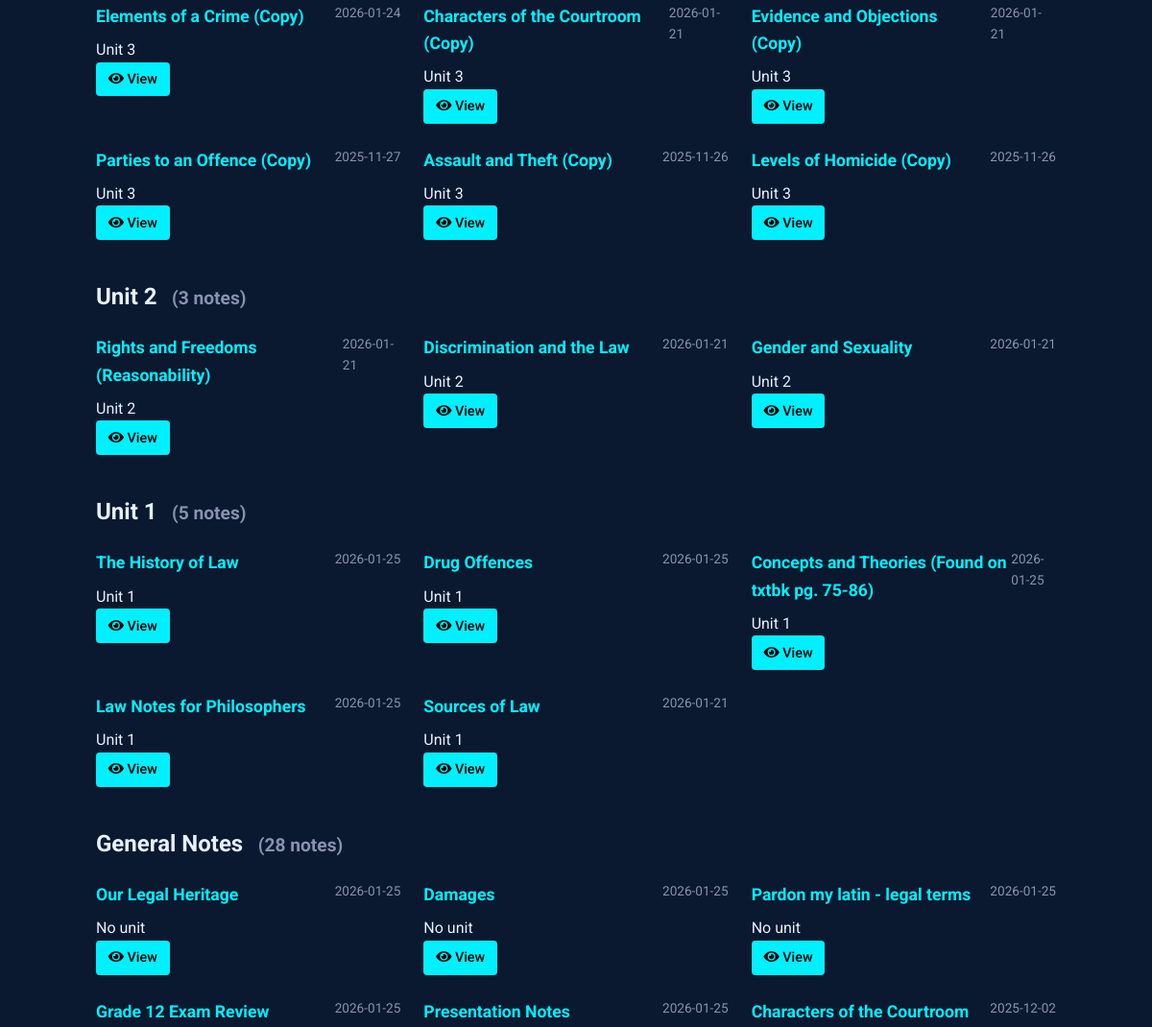
/notes (middle part), run on an earlier commit of the app's database.
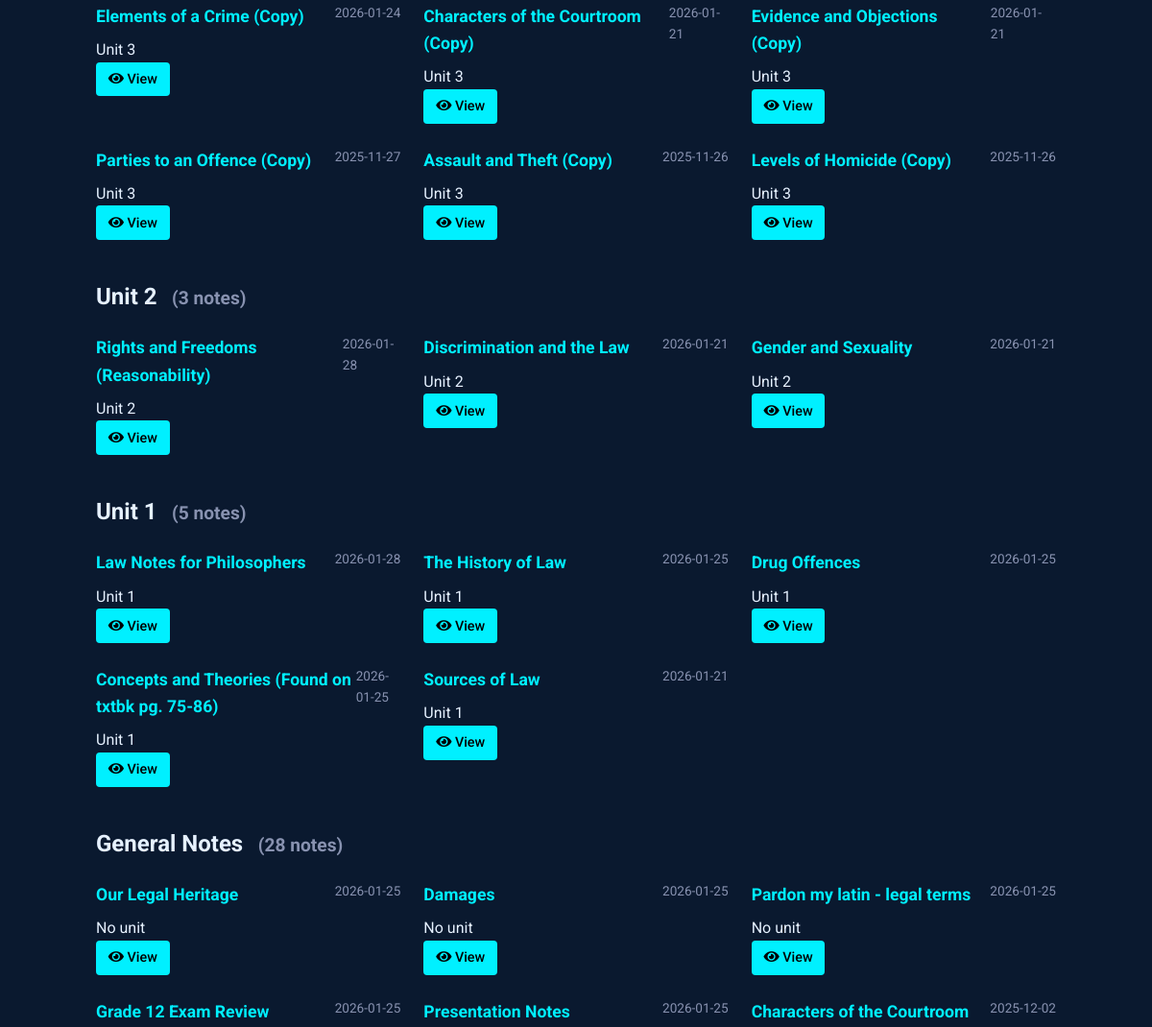
And on a later commit of the database.
### tables this page shows
CREATE TABLE notes (
    id INTEGER PRIMARY KEY AUTOINCREMENT,
    title TEXT NOT NULL,                -- short title for the note
    content TEXT NOT NULL,              -- the full note text
    unit_number INTEGER,                -- optional: to group with course units
    tags TEXT,                          -- comma-separated or JSON for filtering/search
    related_entries TEXT,               -- store glossary ids (e.g., "1,4,5") for cross-linking
    created_at TIMESTAMP DEFAULT CURRENT_TIMESTAMP,
    last_updated TIMESTAMP DEFAULT CURRENT_TIMESTAMP,
    views INTEGER DEFAULT 0,            -- track popularity
    is_favorite BOOLEAN DEFAULT 0,      -- quick flag for starred notes
    comments TEXT                       -- optional: your own thoughts or annotations
, has_worksheet BOOLEAN DEFAULT 0);

### notes_routes.py (the view)
@notes_bp.route('')
def index():
    db = SQL("sqlite:///notes.db")
    notes = db.execute("""
        SELECT id, title, unit_number,
               strftime('%Y-%m-%d', created_at) as created_date,
               strftime('%Y-%m-%d', last_updated) as last_updated,
               is_favorite, has_worksheet
        FROM notes
        ORDER BY
            CASE WHEN unit_number = '' OR unit_number IS NULL THEN 1 ELSE 0 END,
            CAST(unit_number AS INTEGER) DESC,
            last_updated DESC
    """)
    notes_by_unit = {}
    for note in notes:
        unit = note.get('unit_number', 'Ungrouped')
        if unit not in notes_by_unit:
            notes_by_unit[unit] = []
        notes_by_unit[unit].append(note)
    return render_template('notes/index.html',
                         notes_by_unit=notes_by_unit)

### sql.py (called while the page is built)
def _enable_logging(f):
    import logging
    import functools
    import os
    @functools.wraps(f)
    def decorator(*args, **kwargs):
        try:
            import flask
        except ModuleNotFoundError:
            return f(*args, **kwargs)
        disabled = logging.getLogger("cs50").disabled
        if flask.current_app and os.getenv("FLASK_ENV") == "development":
            logging.getLogger("cs50").disabled = False
        try:
            return f(*args, **kwargs)
        finally:
            logging.getLogger("cs50").disabled = disabled
    return decorator

    def __del__(self):
        self._disconnect()

    def _disconnect(self):
        if hasattr(_data, self._name()):
            getattr(_data, self._name()).close()
            delattr(_data, self._name())

    def _name(self):
        return str(hash(self))

        def connect(dbapi_connection, connection_record):
            try:
                if isinstance(
                    dbapi_connection, sqlite3.Connection
                ):  # If back end is sqlite
                    cursor = dbapi_connection.cursor()
                    cursor.execute("PRAGMA foreign_keys=ON")
                    cursor.close()
            except:
                pass

### templates/notes/index.html (shortened to what this page needs)
{% extends "notes/base.html" %}
{% block content %}
<div class="container" style="max-width: 1000px; margin: 0 auto;">
    <div id="notesContainer">
        {% if notes_by_unit %}
            {% for unit, notes in notes_by_unit.items() %}
                <div class="unit-section" data-unit="{{ unit or 'general' }}">
                    <h2 class="unit-header">
                        {% if unit %}
                            Unit {{ unit }}
                        {% else %}
                            General Notes
                        {% endif %}
                        <small class="unit-count" style="font-size: 0.8em; color: #8892b0; margin-left: 0.5em;">
                        </small>
                    </h2>
                    <div class="notes-grid" style="display: grid; grid-template-columns: repeat(auto-fill, minmax(300px, 1fr)); gap: 1.5rem;" data-unit="{{ unit or 'general' }}">
                        {% for note in notes %}
                            <div class="note-card"
                                 data-id="{{ note.id }}"
                                 data-title="{{ note.title|lower }}"
                                 data-content="{{ note.content|lower }}"
                                 data-unit="{{ note.unit_number or 'general' }}"
                                 data-tags="{{ note.tags|default('', true)|lower }}"
                                 data-has-worksheet="{{ 'true' if note.has_worksheet else 'false' }}"
                                 data-date="{{ (note.last_updated or note.created_date)|lower }}"
                                 data-favorite="{{ 'favorite' if note.is_favorite else '' }}">
                                <div style="display: flex; justify-content: space-between; align-items: flex-start;">
                                    <h3 style="margin: 0 0 0.5rem 0; font-size: 1.1rem; color: var(--primary);">
                                        {{ note.title }}
                                    </h3>
                                    <span class="note-date" style="color: #8892b0; font-size: 0.85rem;">
                                        {{ note.last_updated or note.created_date }}
                                    </span>
                                </div>
                                <div class="note-meta">
                                    {% if note.unit_number %}
                                        <span>Unit {{ note.unit_number }}</span>
                                    {% else %}
                                        <span>No unit</span>
                                    {% endif %}
                                </div>
                                <div class="note-actions">
                                    <a href="{{ url_for('notes.view_note', note_id=note.id) }}" class="btn" style="padding: 0.4rem 0.8rem; font-size: 0.9rem;">
                                        <i class="fas fa-eye"></i> View
                                    </a>
                                </div>
                            </div>
                        {% endfor %}
                    </div>
                </div>
            {% endfor %}
        {% endif %}
    </div>
</div>
{% endblock %}

### templates/notes/base.html (shortened to what this page needs)
{% extends "dictionary/base.html" %}

### templates/dictionary/base.html (shortened to what this page needs)
<!DOCTYPE html>
<html lang="en">
<head>
    <link href="https://cdnjs.cloudflare.com/ajax/libs/font-awesome/5.15.4/css/all.min.css" rel="stylesheet">
</head>
<body>
    <main class="container" style="padding: 2rem 0;">
        {% block content %}{% endblock %}
    </main>
</body>
</html>

### templates/dictionary/base.html (style rules this page uses)
:root { --primary: #00f0ff; --bg-dark: #0a192f; --text: #e6f1ff; --success: #2ecc71; --error: #e74c3c; }
body { font-family: 'Roboto', sans-serif; background-color: var(--bg-dark); color: var(--text); line-height: 1.6; margin: 0; padding: 0; }
.container { max-width: 1200px; margin: 0 auto; padding: 0 20px; }
.btn { display: inline-block; padding: 0.6rem 1.5rem; background: var(--primary); color: #000; border: none; border-radius: 4px; cursor: pointer; text-decoration: none; font-weight: 500; transition: all 0.3s; }

### templates/notes/index.html (style rules this page uses)
.unit-section { margin-bottom: 2.5rem; }

What changed in the data, as far as the page shows it:
changed notes "Rights and Freedoms (Reasonability)": last_updated "2026-01-21" → "2026-01-28"
changed notes "Law Notes for Philosophers": last_updated "2026-01-25" → "2026-01-28"; moves up the list
